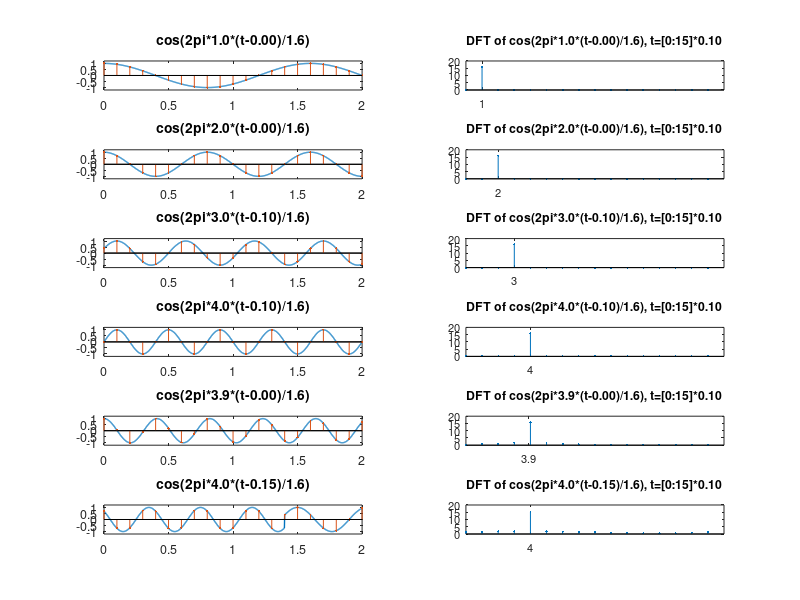

Here is the MATLAB script that generated this plot:
% test_orthogonality.m
% to plot several sinusoidal signals with different frequencies/phases and their DFT sequences
% and to check their orthogonality
% 画出具有不同频率/相位的正弦信号及其DFT序列
% {exp(j2π*fk*t)},0≤k≤N-1，fk=k/Tsym

% MIMO-OFDM Wireless Communications with MATLAB㈢   Yong Soo Cho, Jaekwon Kim, Won Young Yang and Chung G. Kang
% 2010 John Wiley & Sons (Asia) Pte Ltd

% http://www.wiley.com//legacy/wileychi/cho/

clear, clf
T=1.6; ND=1000; nn=0:ND; ts=0.002; tt=nn*ts; % time interval|时间间隔
Ts = 0.1; M = round(Ts/ts); % Sampling period in continuous/discrete-time |连续/离散时间的采样间隔
nns = [1:M:ND+1]; % Sampling indices |采样编号
tts = (nns-1)*ts; % Sampling times |采样时间
ks = [1:4 3.9 4]; % Frequency indices |频率编号
tds = [0 0 0.1 0.1 0 0.15]; %delay times |时延
K = length(ks);
for i=1:K
   k=ks(i); td=tds(i);  x(i,:) = exp(j*2*pi*k*(tt-td)/T); 
   if i==K, x(K,:) = [x(K,[302:end]) x(K-3,[1:301])]; end
   title_string = sprintf('cos(2pi*%1.1f*(t-%4.2f)/%2.1f)',k,td,T);
   subplot(K,2,2*i-1), plot(tt,real(x(i,:)),'LineWidth',1), title(title_string)
   hold on, plot(tt([1 end]),[0 0],'k')
   set(gca,'fontsize',9), axis([tt([1 end]) -1.2 1.2])
   stem(tts,real(x(i,nns)),'.','markersize',5)
end
N = round(T/Ts); xn = x(:,nns(1:N));
xn*xn'/ N % check orthogonality |检验正交性
Xk = fft(xn.').';  kk = 0:N-1;
for i=1:K
   k=ks(i); td=tds(i);   
   title_string = sprintf('DFT of cos(2pi*%1.1f*(t-%4.2f)/%2.1f), t=[0:%d]*%3.2f',k,td,T,N-1,Ts);
   subplot(K,2,2*i), stem(kk,abs(Xk(i,:)),'.','markersize',5), title(title_string)
   set(gca,'fontsize',8,'xtick',[k]), axis([0 N 0 20])
end
